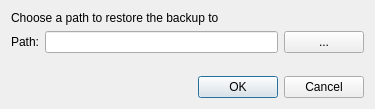
<?xml version="1.0" encoding="UTF-8"?>
<ui version="4.0">
 <class>Form</class>
 <widget class="QWidget" name="Form">
  <property name="geometry">
   <rect>
    <x>0</x>
    <y>0</y>
    <width>375</width>
    <height>109</height>
   </rect>
  </property>
  <property name="windowTitle">
   <string>Restore Backup</string>
  </property>
  <property name="whatsThis">
   <string>&lt;html&gt;&lt;head/&gt;&lt;body&gt;&lt;p&gt;&lt;br/&gt;&lt;/p&gt;&lt;/body&gt;&lt;/html&gt;</string>
  </property>
  <layout class="QGridLayout" name="gridLayout_2">
   <item row="1" column="0">
    <layout class="QGridLayout" name="gridLayout">
     <item row="1" column="0">
      <widget class="QLabel" name="lbl_extract_path">
       <property name="text">
        <string>Path:</string>
       </property>
      </widget>
     </item>
     <item row="1" column="1">
      <widget class="QLineEdit" name="txt_extract_path"/>
     </item>
     <item row="1" column="2">
      <widget class="QPushButton" name="btn_file_explorer">
       <property name="text">
        <string>...</string>
       </property>
      </widget>
     </item>
     <item row="0" column="0" colspan="3">
      <widget class="QLabel" name="lbl_description">
       <property name="text">
        <string>Choose a path to restore the backup to</string>
       </property>
      </widget>
     </item>
    </layout>
   </item>
   <item row="3" column="0">
    <spacer name="verticalSpacer">
     <property name="orientation">
      <enum>Qt::Vertical</enum>
     </property>
     <property name="sizeHint" stdset="0">
      <size>
       <width>20</width>
       <height>40</height>
      </size>
     </property>
    </spacer>
   </item>
   <item row="4" column="0">
    <widget class="QDialogButtonBox" name="bb_cancel_ok">
     <property name="standardButtons">
      <set>QDialogButtonBox::Cancel|QDialogButtonBox::Ok</set>
     </property>
    </widget>
   </item>
  </layout>
 </widget>
 <resources/>
 <connections/>
</ui>
